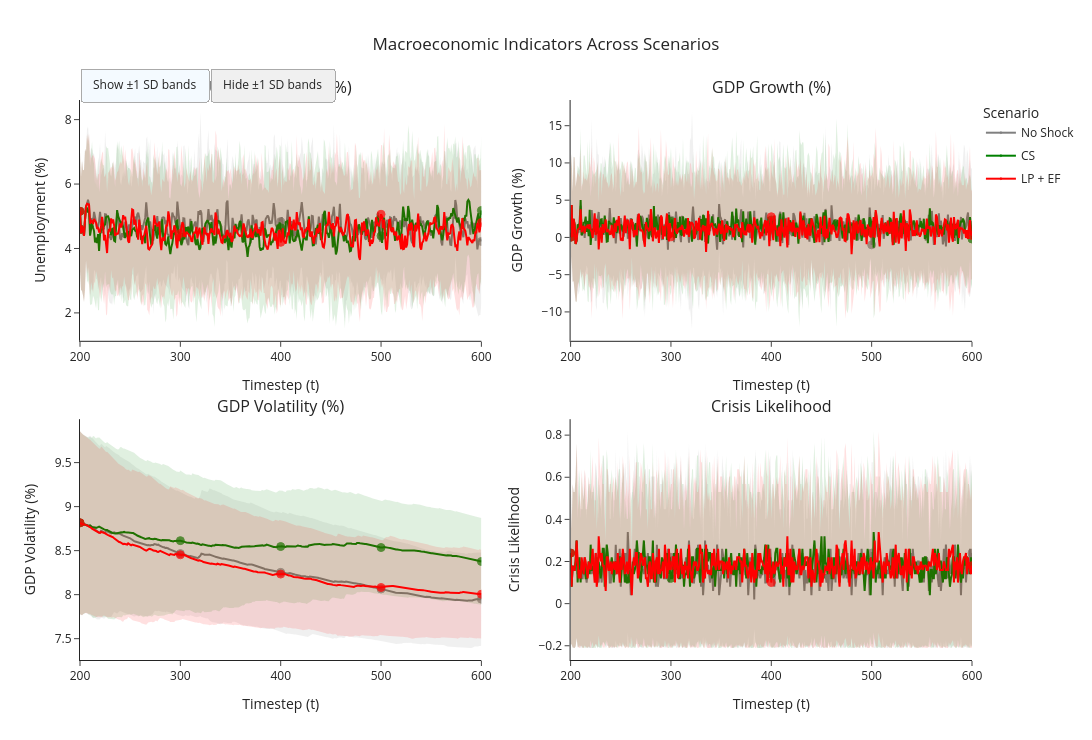

This figure's notebook cell:
### Code cell
import plotly.graph_objects as go
from plotly.subplots import make_subplots

# ── Scenario registry ────────────────────────────────────────────────────────
SCENARIOS = {
    "No Shock": {"df": dsk_scenario1, "color": "grey"},
    "CS":       {"df": dsk_scenario2, "color": "green"},
    "LP + EF":       {"df": dsk_scenario3, "color": "red"},
}

MARKER_TS  = {200, 300, 400, 500, 600}
X_RANGE    = [200, 600]
CRISIS_THR = -5.0   # % (Lamperti et al. 2018)

# ── Helper: restrict to macro region ────────────────────────────────────────
def _macro(df):
    if "region" in df.columns and df["region"].nunique() > 1:
        return df[df["region"] == "macro"]
    return df

# ── Aggregation helpers ──────────────────────────────────────────────────────
def _ts_stats(df, metric):
    """
    Run-level mean per t, then cross-run mean ± std at each t.
    Returns (mean_series, std_series) indexed by t.
    """
    work = _macro(df)[["run", "t", metric]].dropna(subset=[metric])
    by_t = work.groupby(["t", "run"])[metric].mean().groupby("t")
    return by_t.mean(), by_t.std().fillna(0)

def _crisis_ts_stats(df, threshold=CRISIS_THR):
    """
    Per-run crisis proportion at each t (crisis = GDP_r_growth < threshold),
    then cross-run mean ± std.
    """
    work = _macro(df)[["run", "t", "GDP_r_growth"]].dropna(subset=["GDP_r_growth"]).copy()
    work["_crisis"] = (work["GDP_r_growth"] < threshold).astype(float)
    by_t = work.groupby(["t", "run"])["_crisis"].mean().groupby("t")
    return by_t.mean(), by_t.std().fillna(0)

# ── Panel definitions: (col_key, y-axis label, stats_fn) ────────────────────
PANELS = [
    ("Unemployment",     "Unemployment (%)",   _ts_stats),
    ("GDP_r_growth",     "GDP Growth (%)",     _ts_stats),
    ("GDP_r_volatility", "GDP Volatility (%)   ", _ts_stats),
    ("crisis",           "Crisis Likelihood",  None),        # uses _crisis_ts_stats
]
POSITIONS = [(1, 1), (1, 2), (2, 1), (2, 2)]

# ── Build figure ─────────────────────────────────────────────────────────────
fig = make_subplots(
    rows=2, cols=2,
    subplot_titles=[p[1].strip() for p in PANELS],
    vertical_spacing=0.14,
    horizontal_spacing=0.10,
)

ci_trace_indices = []   # indices of band traces for the toggle button

for scenario_name, spec in SCENARIOS.items():
    df    = spec["df"]
    color = spec["color"]

    for panel_i, (metric, ylabel, fn) in enumerate(PANELS):
        row, col = POSITIONS[panel_i]

        # --- compute time-series stats -----------------------------------------
        if metric == "crisis":
            mean_ts, std_ts = _crisis_ts_stats(df)
        else:
            mean_ts, std_ts = fn(df, metric)

        # --- restrict to x range -----------------------------------------------
        mask   = (mean_ts.index >= X_RANGE[0]) & (mean_ts.index <= X_RANGE[1])
        t_vals = mean_ts.index[mask].values
        m_vals = mean_ts.values[mask]
        s_vals = std_ts.reindex(mean_ts.index[mask]).fillna(0).values

        # markers only at the 5 key timesteps
        m_sizes  = [8 if int(t) in MARKER_TS else 0 for t in t_vals]
        m_syms   = ["circle" if int(t) in MARKER_TS else "circle" for t in t_vals]

        show_legend = (panel_i == 0)   # add each scenario to legend once

        # --- mean line ---------------------------------------------------------
        fig.add_trace(
            go.Scatter(
                x=t_vals,
                y=m_vals,
                mode="lines+markers",
                name=scenario_name,
                line=dict(color=color, width=2),
                marker=dict(
                    color=[color if s > 0 else "rgba(0,0,0,0)" for s in m_sizes],
                    size=m_sizes,
                    symbol=m_syms,
                    line=dict(color=color, width=1),
                ),
                legendgroup=scenario_name,
                showlegend=show_legend,
            ),
            row=row, col=col,
        )

        # --- confidence band (+/- 1 SD) ----------------------------------------
        ci_trace_indices.append(len(fig.data))
        fig.add_trace(
            go.Scatter(
                x=np.concatenate([t_vals, t_vals[::-1]]),
                y=np.concatenate([m_vals + s_vals, (m_vals - s_vals)[::-1]]),
                fill="toself",
                fillcolor=color,
                opacity=0.12,
                line=dict(width=0),
                name=f"{scenario_name} ±1 SD",
                legendgroup=f"{scenario_name}_ci",
                showlegend=False,   # bands toggled via button, not legend
                visible=True,
                hoverinfo="skip",
            ),
            row=row, col=col,
        )

# ── Axis formatting ──────────────────────────────────────────────────────────
for r, c in POSITIONS:
    fig.update_xaxes(range=X_RANGE, title_text="Timestep (t)", row=r, col=c,
                     tickvals=list(MARKER_TS))

for i, (_, ylabel, _fn) in enumerate(PANELS):
    r, c = POSITIONS[i]
    fig.update_yaxes(title_text=ylabel.strip(), row=r, col=c)

# ── CI show / hide toggle buttons ────────────────────────────────────────────
fig.update_layout(
    height=740,
    width=1100,
    title_text="Macroeconomic Indicators Across Scenarios",
    title_x=0.5,
    template="simple_white",
    legend=dict(
        tracegroupgap=4,
        x=1.01, y=1.0,
        title_text="Scenario",
    ),
    updatemenus=[dict(
        type="buttons",
        direction="left",
        x=0.0, y=1.065,
        xanchor="left",
        pad={"r": 8, "t": 4},
        bgcolor="#f0f0f0",
        bordercolor="#aaa",
        buttons=[
            dict(
                label="Show ±1 SD bands",
                method="restyle",
                args=[{"visible": True}, ci_trace_indices],
            ),
            dict(
                label="Hide ±1 SD bands",
                method="restyle",
                args=[{"visible": "legendonly"}, ci_trace_indices],
            ),
        ],
    )],
)

fig.show()

### Figure 1 — Plotly figure (JSON) as saved in the notebook; plotly's stock layout.template omitted (floating-point values rounded to 4 significant figures; data arrays with more than 128 entries replaced by an {"elided": "..."} marker saying what was removed)
{"data": [{"legendgroup": "No Shock", "line": {"color": "grey", "width": 2}, "marker": {"color": {"elided": "401 str values"}, "line": {"color": "grey", "width": 1}, "size": {"elided": "401 int values"}, "symbol": {"elided": "401 str values"}}, "mode": "lines+markers", "name": "No Shock", "showlegend": true, "type": "scatter", "x": {"elided": "401 int values"}, "xaxis": "x", "y": {"elided": "401 float values"}, "yaxis": "y"}, {"fill": "toself", "fillcolor": "grey", "hoverinfo": "skip", "legendgroup": "No Shock_ci", "line": {"width": 0}, "name": "No Shock ±1 SD", "opacity": 0.12, "showlegend": false, "type": "scatter", "visible": true, "x": {"elided": "802 int values"}, "xaxis": "x", "y": {"elided": "802 float values"}, "yaxis": "y"}, {"legendgroup": "No Shock", "line": {"color": "grey", "width": 2}, "marker": {"color": {"elided": "401 str values"}, "line": {"color": "grey", "width": 1}, "size": {"elided": "401 int values"}, "symbol": {"elided": "401 str values"}}, "mode": "lines+markers", "name": "No Shock", "showlegend": false, "type": "scatter", "x": {"elided": "401 int values"}, "xaxis": "x2", "y": {"elided": "401 float values"}, "yaxis": "y2"}, {"fill": "toself", "fillcolor": "grey", "hoverinfo": "skip", "legendgroup": "No Shock_ci", "line": {"width": 0}, "name": "No Shock ±1 SD", "opacity": 0.12, "showlegend": false, "type": "scatter", "visible": true, "x": {"elided": "802 int values"}, "xaxis": "x2", "y": {"elided": "802 float values"}, "yaxis": "y2"}, {"legendgroup": "No Shock", "line": {"color": "grey", "width": 2}, "marker": {"color": {"elided": "401 str values"}, "line": {"color": "grey", "width": 1}, "size": {"elided": "401 int values"}, "symbol": {"elided": "401 str values"}}, "mode": "lines+markers", "name": "No Shock", "showlegend": false, "type": "scatter", "x": {"elided": "401 int values"}, "xaxis": "x3", "y": {"elided": "401 float values"}, "yaxis": "y3"}, {"fill": "toself", "fillcolor": "grey", "hoverinfo": "skip", "legendgroup": "No Shock_ci", "line": {"width": 0}, "name": "No Shock ±1 SD", "opacity": 0.12, "showlegend": false, "type": "scatter", "visible": true, "x": {"elided": "802 int values"}, "xaxis": "x3", "y": {"elided": "802 float values"}, "yaxis": "y3"}, {"legendgroup": "No Shock", "line": {"color": "grey", "width": 2}, "marker": {"color": {"elided": "401 str values"}, "line": {"color": "grey", "width": 1}, "size": {"elided": "401 int values"}, "symbol": {"elided": "401 str values"}}, "mode": "lines+markers", "name": "No Shock", "showlegend": false, "type": "scatter", "x": {"elided": "401 int values"}, "xaxis": "x4", "y": {"elided": "401 float values"}, "yaxis": "y4"}, {"fill": "toself", "fillcolor": "grey", "hoverinfo": "skip", "legendgroup": "No Shock_ci", "line": {"width": 0}, "name": "No Shock ±1 SD", "opacity": 0.12, "showlegend": false, "type": "scatter", "visible": true, "x": {"elided": "802 int values"}, "xaxis": "x4", "y": {"elided": "802 float values"}, "yaxis": "y4"}, {"legendgroup": "CS", "line": {"color": "green", "width": 2}, "marker": {"color": {"elided": "401 str values"}, "line": {"color": "green", "width": 1}, "size": {"elided": "401 int values"}, "symbol": {"elided": "401 str values"}}, "mode": "lines+markers", "name": "CS", "showlegend": true, "type": "scatter", "x": {"elided": "401 int values"}, "xaxis": "x", "y": {"elided": "401 float values"}, "yaxis": "y"}, {"fill": "toself", "fillcolor": "green", "hoverinfo": "skip", "legendgroup": "CS_ci", "line": {"width": 0}, "name": "CS ±1 SD", "opacity": 0.12, "showlegend": false, "type": "scatter", "visible": true, "x": {"elided": "802 int values"}, "xaxis": "x", "y": {"elided": "802 float values"}, "yaxis": "y"}, {"legendgroup": "CS", "line": {"color": "green", "width": 2}, "marker": {"color": {"elided": "401 str values"}, "line": {"color": "green", "width": 1}, "size": {"elided": "401 int values"}, "symbol": {"elided": "401 str values"}}, "mode": "lines+markers", "name": "CS", "showlegend": false, "type": "scatter", "x": {"elided": "401 int values"}, "xaxis": "x2", "y": {"elided": "401 float values"}, "yaxis": "y2"}, {"fill": "toself", "fillcolor": "green", "hoverinfo": "skip", "legendgroup": "CS_ci", "line": {"width": 0}, "name": "CS ±1 SD", "opacity": 0.12, "showlegend": false, "type": "scatter", "visible": true, "x": {"elided": "802 int values"}, "xaxis": "x2", "y": {"elided": "802 float values"}, "yaxis": "y2"}, {"legendgroup": "CS", "line": {"color": "green", "width": 2}, "marker": {"color": {"elided": "401 str values"}, "line": {"color": "green", "width": 1}, "size": {"elided": "401 int values"}, "symbol": {"elided": "401 str values"}}, "mode": "lines+markers", "name": "CS", "showlegend": false, "type": "scatter", "x": {"elided": "401 int values"}, "xaxis": "x3", "y": {"elided": "401 float values"}, "yaxis": "y3"}, {"fill": "toself", "fillcolor": "green", "hoverinfo": "skip", "legendgroup": "CS_ci", "line": {"width": 0}, "name": "CS ±1 SD", "opacity": 0.12, "showlegend": false, "type": "scatter", "visible": true, "x": {"elided": "802 int values"}, "xaxis": "x3", "y": {"elided": "802 float values"}, "yaxis": "y3"}, {"legendgroup": "CS", "line": {"color": "green", "width": 2}, "marker": {"color": {"elided": "401 str values"}, "line": {"color": "green", "width": 1}, "size": {"elided": "401 int values"}, "symbol": {"elided": "401 str values"}}, "mode": "lines+markers", "name": "CS", "showlegend": false, "type": "scatter", "x": {"elided": "401 int values"}, "xaxis": "x4", "y": {"elided": "401 float values"}, "yaxis": "y4"}, {"fill": "toself", "fillcolor": "green", "hoverinfo": "skip", "legendgroup": "CS_ci", "line": {"width": 0}, "name": "CS ±1 SD", "opacity": 0.12, "showlegend": false, "type": "scatter", "visible": true, "x": {"elided": "802 int values"}, "xaxis": "x4", "y": {"elided": "802 float values"}, "yaxis": "y4"}, {"legendgroup": "LP + EF", "line": {"color": "red", "width": 2}, "marker": {"color": {"elided": "401 str values"}, "line": {"color": "red", "width": 1}, "size": {"elided": "401 int values"}, "symbol": {"elided": "401 str values"}}, "mode": "lines+markers", "name": "LP + EF", "showlegend": true, "type": "scatter", "x": {"elided": "401 int values"}, "xaxis": "x", "y": {"elided": "401 float values"}, "yaxis": "y"}, {"fill": "toself", "fillcolor": "red", "hoverinfo": "skip", "legendgroup": "LP + EF_ci", "line": {"width": 0}, "name": "LP + EF ±1 SD", "opacity": 0.12, "showlegend": false, "type": "scatter", "visible": true, "x": {"elided": "802 int values"}, "xaxis": "x", "y": {"elided": "802 float values"}, "yaxis": "y"}, {"legendgroup": "LP + EF", "line": {"color": "red", "width": 2}, "marker": {"color": {"elided": "401 str values"}, "line": {"color": "red", "width": 1}, "size": {"elided": "401 int values"}, "symbol": {"elided": "401 str values"}}, "mode": "lines+markers", "name": "LP + EF", "showlegend": false, "type": "scatter", "x": {"elided": "401 int values"}, "xaxis": "x2", "y": {"elided": "401 float values"}, "yaxis": "y2"}, {"fill": "toself", "fillcolor": "red", "hoverinfo": "skip", "legendgroup": "LP + EF_ci", "line": {"width": 0}, "name": "LP + EF ±1 SD", "opacity": 0.12, "showlegend": false, "type": "scatter", "visible": true, "x": {"elided": "802 int values"}, "xaxis": "x2", "y": {"elided": "802 float values"}, "yaxis": "y2"}, {"legendgroup": "LP + EF", "line": {"color": "red", "width": 2}, "marker": {"color": {"elided": "401 str values"}, "line": {"color": "red", "width": 1}, "size": {"elided": "401 int values"}, "symbol": {"elided": "401 str values"}}, "mode": "lines+markers", "name": "LP + EF", "showlegend": false, "type": "scatter", "x": {"elided": "401 int values"}, "xaxis": "x3", "y": {"elided": "401 float values"}, "yaxis": "y3"}, {"fill": "toself", "fillcolor": "red", "hoverinfo": "skip", "legendgroup": "LP + EF_ci", "line": {"width": 0}, "name": "LP + EF ±1 SD", "opacity": 0.12, "showlegend": false, "type": "scatter", "visible": true, "x": {"elided": "802 int values"}, "xaxis": "x3", "y": {"elided": "802 float values"}, "yaxis": "y3"}, {"legendgroup": "LP + EF", "line": {"color": "red", "width": 2}, "marker": {"color": {"elided": "401 str values"}, "line": {"color": "red", "width": 1}, "size": {"elided": "401 int values"}, "symbol": {"elided": "401 str values"}}, "mode": "lines+markers", "name": "LP + EF", "showlegend": false, "type": "scatter", "x": {"elided": "401 int values"}, "xaxis": "x4", "y": {"elided": "401 float values"}, "yaxis": "y4"}, {"fill": "toself", "fillcolor": "red", "hoverinfo": "skip", "legendgroup": "LP + EF_ci", "line": {"width": 0}, "name": "LP + EF ±1 SD", "opacity": 0.12, "showlegend": false, "type": "scatter", "visible": true, "x": {"elided": "802 int values"}, "xaxis": "x4", "y": {"elided": "802 float values"}, "yaxis": "y4"}], "layout": {"annotations": [{"font": {"size": 16}, "showarrow": false, "text": "Unemployment (%)", "x": 0.225, "xanchor": "center", "xref": "paper", "y": 1, "yanchor": "bottom", "yref": "paper"}, {"font": {"size": 16}, "showarrow": false, "text": "GDP Growth (%)", "x": 0.775, "xanchor": "center", "xref": "paper", "y": 1, "yanchor": "bottom", "yref": "paper"}, {"font": {"size": 16}, "showarrow": false, "text": "GDP Volatility (%)", "x": 0.225, "xanchor": "center", "xref": "paper", "y": 0.43, "yanchor": "bottom", "yref": "paper"}, {"font": {"size": 16}, "showarrow": false, "text": "Crisis Likelihood", "x": 0.775, "xanchor": "center", "xref": "paper", "y": 0.43, "yanchor": "bottom", "yref": "paper"}], "height": 740, "legend": {"title": {"text": "Scenario"}, "tracegroupgap": 4, "x": 1.01, "y": 1}, "title": {"text": "Macroeconomic Indicators Across Scenarios", "x": 0.5}, "updatemenus": [{"bgcolor": "#f0f0f0", "bordercolor": "#aaa", "buttons": [{"args": [{"visible": true}, [1, 3, 5, 7, 9, 11, 13, 15, 17, 19, 21, 23]], "label": "Show ±1 SD bands", "method": "restyle"}, {"args": [{"visible": "legendonly"}, [1, 3, 5, 7, 9, 11, 13, 15, 17, 19, 21, 23]], "label": "Hide ±1 SD bands", "method": "restyle"}], "direction": "left", "pad": {"r": 8, "t": 4}, "type": "buttons", "x": 0, "xanchor": "left", "y": 1.065}], "width": 1100, "xaxis": {"anchor": "y", "domain": [0, 0.45], "range": [200, 600], "tickvals": [400, 500, 200, 600, 300], "title": {"text": "Timestep (t)"}}, "xaxis2": {"anchor": "y2", "domain": [0.55, 1], "range": [200, 600], "tickvals": [400, 500, 200, 600, 300], "title": {"text": "Timestep (t)"}}, "xaxis3": {"anchor": "y3", "domain": [0, 0.45], "range": [200, 600], "tickvals": [400, 500, 200, 600, 300], "title": {"text": "Timestep (t)"}}, "xaxis4": {"anchor": "y4", "domain": [0.55, 1], "range": [200, 600], "tickvals": [400, 500, 200, 600, 300], "title": {"text": "Timestep (t)"}}, "yaxis": {"anchor": "x", "domain": [0.57, 1], "title": {"text": "Unemployment (%)"}}, "yaxis2": {"anchor": "x2", "domain": [0.57, 1], "title": {"text": "GDP Growth (%)"}}, "yaxis3": {"anchor": "x3", "domain": [0, 0.43], "title": {"text": "GDP Volatility (%)"}}, "yaxis4": {"anchor": "x4", "domain": [0, 0.43], "title": {"text": "Crisis Likelihood"}}}}
